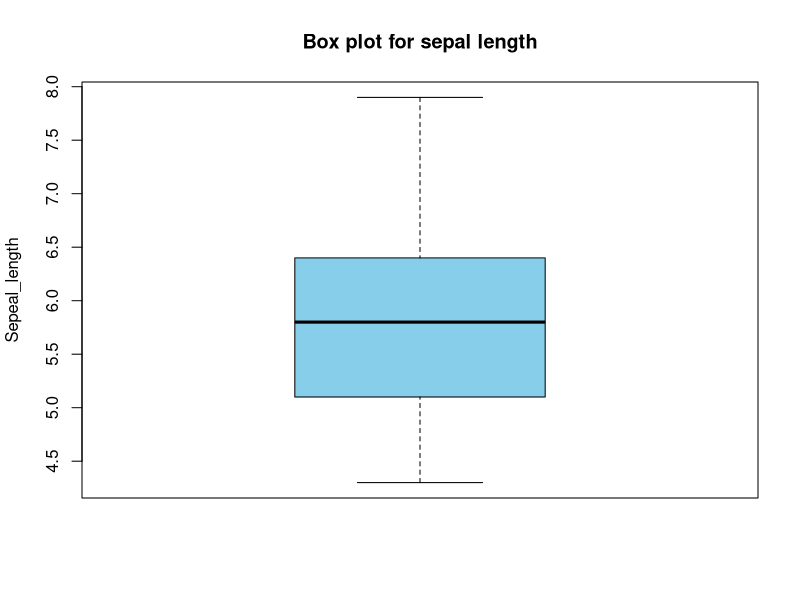
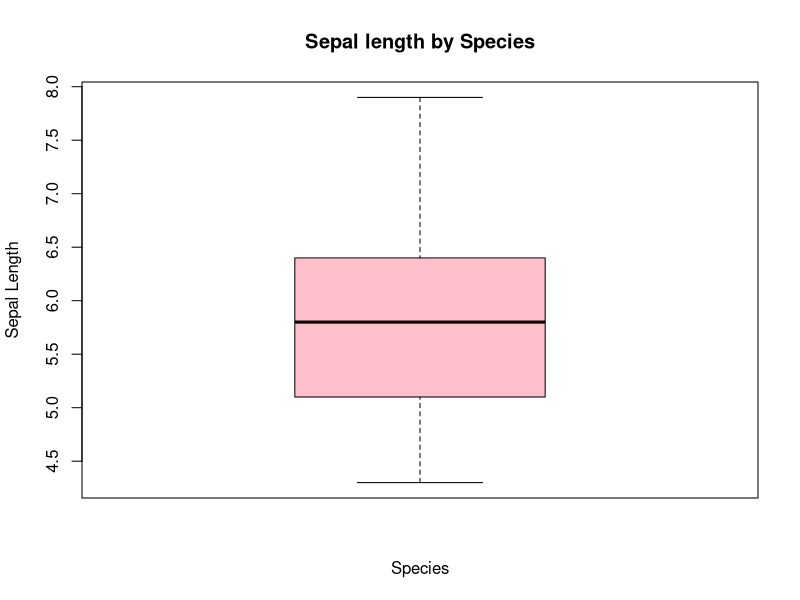

Here is the R script that generated these plots, in order:
data(iris)

str(iris)
View(iris)
class(iris)

boxplot(iris$Sepal.Length, main = "Box plot for sepal length", ylab = "Sepeal_length", col="skyblue")
boxplot(iris$Sepal.Length,
        data = iris,
        main = "Sepal length by Species",
        xlab = "Species",
        ylab = "Sepal Length",
        col = c("pink","green","skyblue"))
